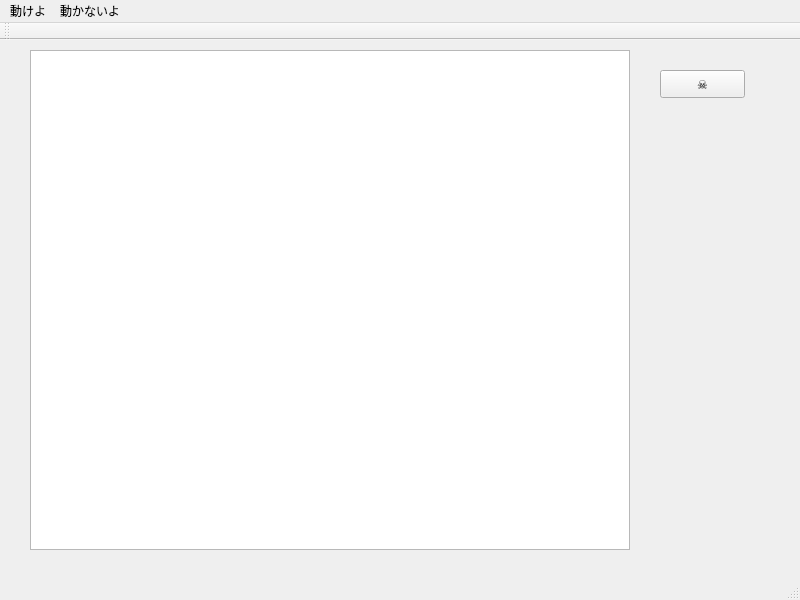
<?xml version="1.0" encoding="UTF-8"?>
<ui version="4.0">
 <class>MainWindow</class>
 <widget class="QMainWindow" name="MainWindow">
  <property name="geometry">
   <rect>
    <x>0</x>
    <y>0</y>
    <width>800</width>
    <height>600</height>
   </rect>
  </property>
  <property name="sizePolicy">
   <sizepolicy hsizetype="Fixed" vsizetype="Fixed">
    <horstretch>0</horstretch>
    <verstretch>0</verstretch>
   </sizepolicy>
  </property>
  <property name="minimumSize">
   <size>
    <width>800</width>
    <height>600</height>
   </size>
  </property>
  <property name="maximumSize">
   <size>
    <width>800</width>
    <height>600</height>
   </size>
  </property>
  <property name="windowTitle">
   <string>MainWindow</string>
  </property>
  <widget class="QWidget" name="centralWidget">
   <widget class="QPushButton" name="pushButton">
    <property name="geometry">
     <rect>
      <x>660</x>
      <y>30</y>
      <width>85</width>
      <height>28</height>
     </rect>
    </property>
    <property name="text">
     <string>☠</string>
    </property>
    <property name="iconSize">
     <size>
      <width>34</width>
      <height>16</height>
     </size>
    </property>
   </widget>
   <widget class="CustomView" name="graphicsView">
    <property name="enabled">
     <bool>true</bool>
    </property>
    <property name="geometry">
     <rect>
      <x>30</x>
      <y>10</y>
      <width>600</width>
      <height>500</height>
     </rect>
    </property>
    <property name="mouseTracking">
     <bool>true</bool>
    </property>
    <property name="contextMenuPolicy">
     <enum>Qt::NoContextMenu</enum>
    </property>
    <property name="verticalScrollBarPolicy">
     <enum>Qt::ScrollBarAlwaysOff</enum>
    </property>
    <property name="horizontalScrollBarPolicy">
     <enum>Qt::ScrollBarAlwaysOff</enum>
    </property>
    <property name="sceneRect">
     <rectf>
      <x>0.000000000000000</x>
      <y>0.000000000000000</y>
      <width>0.000000000000000</width>
      <height>0.000000000000000</height>
     </rectf>
    </property>
    <property name="dragMode">
     <enum>QGraphicsView::RubberBandDrag</enum>
    </property>
   </widget>
  </widget>
  <widget class="QMenuBar" name="menuBar">
   <property name="geometry">
    <rect>
     <x>0</x>
     <y>0</y>
     <width>800</width>
     <height>25</height>
    </rect>
   </property>
   <widget class="QMenu" name="menu">
    <property name="title">
     <string>動けよ</string>
    </property>
    <widget class="QMenu" name="menu_3">
     <property name="title">
      <string>やだ</string>
     </property>
     <addaction name="action_3"/>
    </widget>
    <widget class="QMenu" name="menu_4">
     <property name="title">
      <string>はい</string>
     </property>
     <addaction name="action_5"/>
    </widget>
    <addaction name="menu_3"/>
    <addaction name="menu_4"/>
   </widget>
   <widget class="QMenu" name="menu_2">
    <property name="title">
     <string>動かないよ</string>
    </property>
    <addaction name="action"/>
   </widget>
   <addaction name="menu"/>
   <addaction name="menu_2"/>
  </widget>
  <widget class="QToolBar" name="mainToolBar">
   <attribute name="toolBarArea">
    <enum>TopToolBarArea</enum>
   </attribute>
   <attribute name="toolBarBreak">
    <bool>false</bool>
   </attribute>
  </widget>
  <widget class="QStatusBar" name="statusBar"/>
  <action name="action">
   <property name="text">
    <string>やめる</string>
   </property>
  </action>
  <action name="action_3">
   <property name="text">
    <string>やめる</string>
   </property>
  </action>
  <action name="action_5">
   <property name="text">
    <string>送信</string>
   </property>
  </action>
 </widget>
 <layoutdefault spacing="6" margin="11"/>
 <customwidgets>
  <customwidget>
   <class>CustomView</class>
   <extends>QGraphicsView</extends>
   <header>customView.h</header>
   <slots>
    <slot>startAction()</slot>
   </slots>
  </customwidget>
 </customwidgets>
 <resources/>
 <connections>
  <connection>
   <sender>pushButton</sender>
   <signal>clicked()</signal>
   <receiver>graphicsView</receiver>
   <slot>startAction()</slot>
   <hints>
    <hint type="sourcelabel">
     <x>703</x>
     <y>92</y>
    </hint>
    <hint type="destinationlabel">
     <x>587</x>
     <y>207</y>
    </hint>
   </hints>
  </connection>
 </connections>
</ui>
